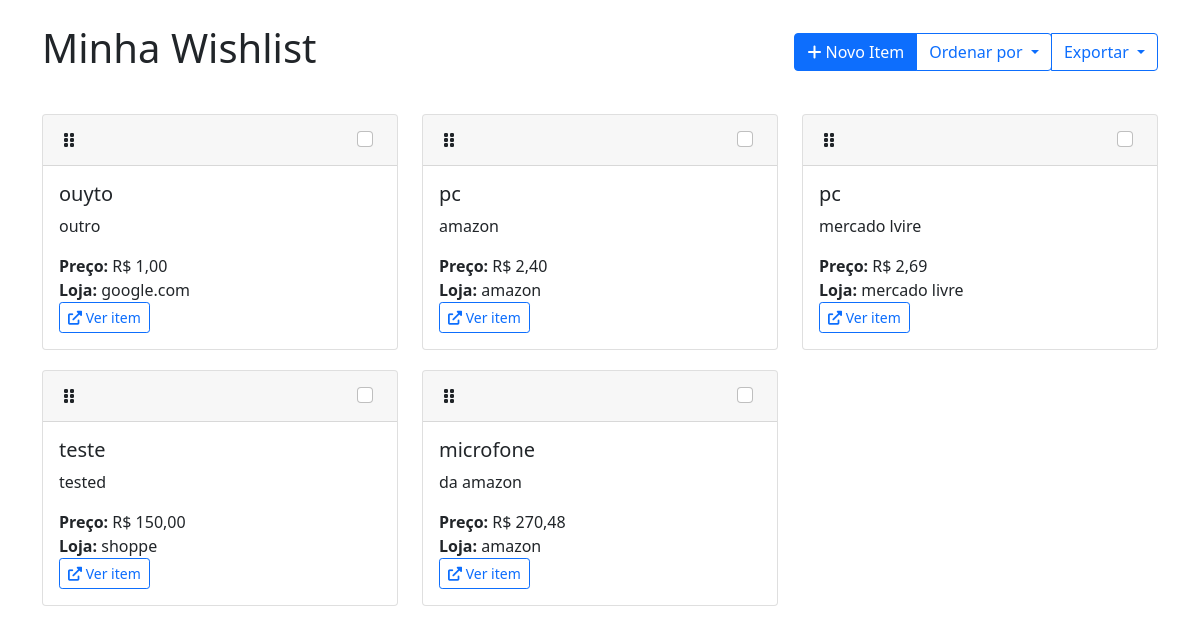
The app's page /?order_by=preco with its own data.
### apps/wishlist/models.py (models this page shows, shortened)
class WishlistItem(models.Model):
    nome = models.CharField(max_length=200)
    descricao = models.TextField(blank=True)
    preco = models.DecimalField(max_digits=10, decimal_places=2)
    link = models.URLField()
    loja = models.CharField(max_length=100, blank=True)
    status = models.CharField(
        max_length=20,
        choices=[
            ('pendente', 'Pendente'),
            ('em_analise', 'Em Análise'),
            ('comprado', 'Comprado')
        ],
        default='pendente'
    )
    data_adicao = models.DateTimeField(auto_now_add=True)
    ordem_personalizada = models.IntegerField(default=0)
    class Meta:
        ordering = ['ordem_personalizada', 'nome']

### apps/wishlist/views.py (the view)
# urls.py: path('', views.index, name='index'),
def index(request):
    order_by = request.GET.get('order_by', 'ordem_personalizada')
    items = WishlistItem.objects.all().order_by(order_by)
    return render(request, 'wishlist/index.html', {'items': items})

### templates/wishlist/index.html (shortened to what this page needs)
<!DOCTYPE html>
<html lang="pt-br">
<head>
    <link href="https://cdn.jsdelivr.net/npm/bootstrap@5.1.3/dist/css/bootstrap.min.css" rel="stylesheet">
    <link rel="stylesheet" href="https://cdnjs.cloudflare.com/ajax/libs/font-awesome/6.0.0/css/all.min.css">
</head>
<body>
    <div class="container mt-4">
        <div class="d-flex justify-content-between align-items-center mb-4">
            <h1>Minha Wishlist</h1>
            <div class="btn-group">
                <button class="btn btn-primary" data-bs-toggle="modal" data-bs-target="#addItemModal">
                    <i class="fas fa-plus"></i> Novo Item
                </button>
                <button class="btn btn-outline-primary dropdown-toggle" data-bs-toggle="dropdown">
                    Ordenar por
                </button>
                <button class="btn btn-outline-primary dropdown-toggle" data-bs-toggle="dropdown">
                    Exportar
                </button>
            </div>
        </div>
        <div id="wishlist-items" class="row">
            {% for item in items %}
            <div class="col-md-6 col-lg-4 item-card" data-id="{{ item.id }}">
                <div class="card">
                    <div class="card-header d-flex justify-content-between align-items-center">
                        <span class="drag-handle"><i class="fas fa-grip-vertical"></i></span>
                        <div class="form-check">
                            <input type="checkbox" class="form-check-input" {% if item.status == 'comprado' %}checked{% endif %}
                                onchange="updateStatus({{ item.id }}, this.checked)">
                        </div>
                    </div>
                    <div class="card-body">
                        <h5 class="card-title">{{ item.nome }}</h5>
                        <p class="card-text">{{ item.descricao }}</p>
                        <p class="card-text">
                            <strong>Preço:</strong> R$ {{ item.preco }}<br>
                            <strong>Loja:</strong> {{ item.loja }}<br>
                            <a href="{{ item.link }}" target="_blank" class="btn btn-sm btn-outline-primary">
                                <i class="fas fa-external-link-alt"></i> Ver item
                            </a>
                        </p>
                    </div>
                </div>
            </div>
            {% endfor %}
        </div>
    </div>
</body>
</html>

### templates/wishlist/index.html (style rules this page uses)
.item-card { margin: 10px 0; }
.drag-handle { cursor: move; padding: 5px; }

### records on screen
WishlistItem: nome "ouyto", descricao "outro", preco "1,00", loja "google.com"
WishlistItem: nome "pc", descricao "amazon", preco "2,40", loja "amazon"
WishlistItem: nome "pc", descricao "mercado lvire", preco "2,69", loja "mercado livre"
WishlistItem: nome "teste", descricao "tested", preco "150,00", loja "shoppe"
WishlistItem: nome "microfone", descricao "da amazon", preco "270,48", loja "amazon"
